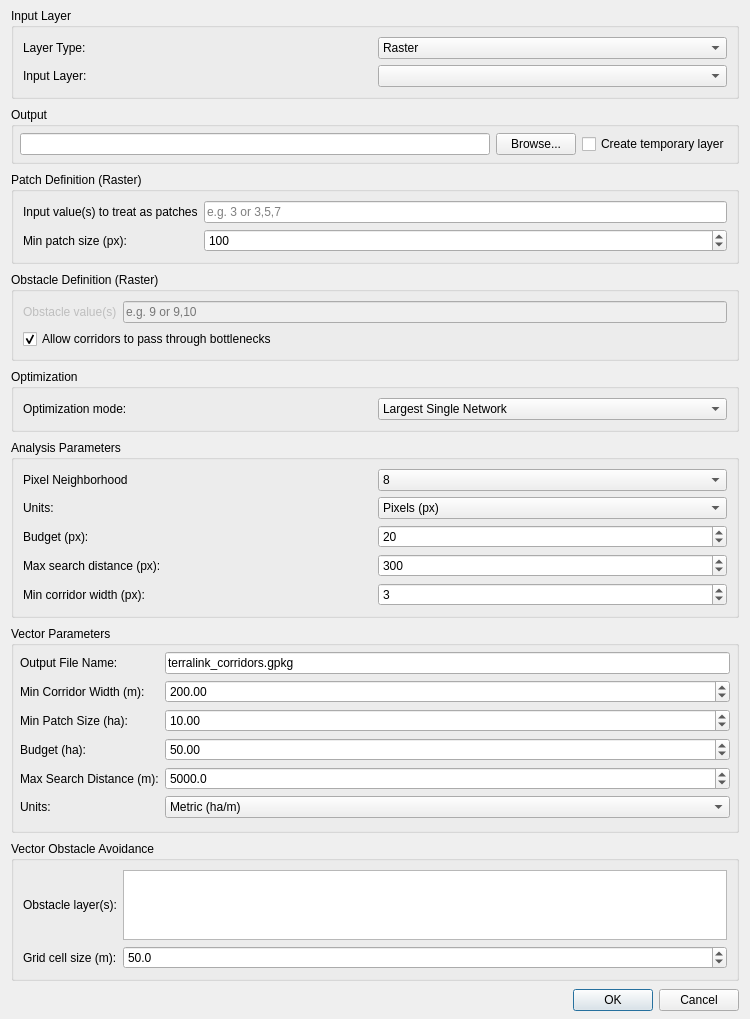
<?xml version='1.0' encoding='UTF-8'?>
<ui version="4.0">
 <class>TerraLinkDialogBase</class>
 <widget class="QDialog" name="TerraLinkDialogBase">
  <property name="geometry">
   <rect>
    <x>0</x>
    <y>0</y>
    <width>750</width>
    <height>600</height>
   </rect>
  </property>
  <property name="windowTitle">
   <string>TerraLink</string>
  </property>
 <layout class="QVBoxLayout" name="verticalLayout">
  <property name="spacing">
   <number>8</number>
  </property>
  <property name="topMargin">
   <number>8</number>
  </property>
  <property name="bottomMargin">
   <number>8</number>
  </property>
   <item>
    <widget class="QGroupBox" name="inputGroup">
     <property name="title">
      <string>Input Layer</string>
     </property>
     <layout class="QVBoxLayout" name="verticalLayout_2">
      <item>
       <layout class="QHBoxLayout" name="horizontalLayout">
        <item>
         <widget class="QLabel" name="label">
          <property name="text">
           <string>Layer Type:</string>
          </property>
         </widget>
        </item>
        <item>
         <widget class="QComboBox" name="layer_type_combo">
          <item>
           <property name="text">
            <string>Raster</string>
           </property>
          </item>
          <item>
           <property name="text">
            <string>Vector</string>
           </property>
          </item>
         </widget>
        </item>
       </layout>
      </item>
      <item>
       <layout class="QHBoxLayout" name="horizontalLayout_2">
        <item>
         <widget class="QLabel" name="label_2">
          <property name="text">
           <string>Input Layer:</string>
          </property>
         </widget>
        </item>
        <item>
         <widget class="QComboBox" name="input_layer_combo" />
        </item>
       </layout>
      </item>
     </layout>
    </widget>
   </item>
   <item>
    <widget class="QGroupBox" name="outputGroup">
     <property name="title">
      <string>Output</string>
     </property>
     <layout class="QHBoxLayout" name="horizontalLayout_3">
      <property name="spacing">
       <number>6</number>
      </property>
      <property name="leftMargin">
       <number>6</number>
      </property>
      <property name="topMargin">
       <number>6</number>
      </property>
      <property name="rightMargin">
       <number>6</number>
      </property>
      <property name="bottomMargin">
       <number>6</number>
      </property>
      <item>
       <widget class="QLineEdit" name="output_dir_line" />
      </item>
      <item>
       <widget class="QPushButton" name="output_browse_button">
       <property name="text">
        <string>Browse...</string>
       </property>
      </widget>
      </item>
      <item>
       <widget class="QCheckBox" name="temporary_output_checkbox">
        <property name="text">
         <string>Create temporary layer</string>
        </property>
       </widget>
      </item>
     </layout>
    </widget>
   </item>
   <item>
    <widget class="QGroupBox" name="patchGroup">
     <property name="title">
      <string>Patch Definition (Raster)</string>
     </property>
     <layout class="QGridLayout" name="gridLayout_patch">
      <item row="0" column="0">
       <widget class="QLabel" name="label_patch_value">
        <property name="text">
         <string>Input value(s) to treat as patches</string>
        </property>
       </widget>
      </item>
      <item row="0" column="1">
       <widget class="QLineEdit" name="patch_value_line">
        <property name="placeholderText">
         <string>e.g. 3 or 3,5,7</string>
        </property>
       </widget>
      </item>
      <item row="1" column="0">
       <widget class="QLabel" name="label_7">
        <property name="text">
         <string>Min patch size (px):</string>
        </property>
       </widget>
      </item>
      <item row="1" column="1">
       <widget class="QSpinBox" name="min_patch_size_spin">
        <property name="maximum">
         <number>10000</number>
        </property>
        <property name="toolTip">
         <string>Filter out patches smaller than this many pixels.</string>
        </property>
       <property name="value"><number>100</number></property></widget>
      </item>
     </layout>
   </widget>
  </item>
   <item>
    <widget class="QGroupBox" name="obstacleGroup">
     <property name="title">
      <string>Obstacle Definition (Raster)</string>
     </property>
     <layout class="QGridLayout" name="gridLayout_obstacle">
      <item row="1" column="0">
       <widget class="QLabel" name="label_obstacle_value">
        <property name="text">
         <string>Obstacle value(s)</string>
        </property>
        <property name="enabled">
         <bool>false</bool>
        </property>
       </widget>
      </item>
      <item row="1" column="1">
       <widget class="QLineEdit" name="obstacle_value_line">
        <property name="enabled">
         <bool>false</bool>
        </property>
        <property name="placeholderText">
         <string>e.g. 9 or 9,10</string>
        </property>
       </widget>
      </item>
      <item row="2" column="0" colspan="2">
       <widget class="QCheckBox" name="allow_bottlenecks_checkbox">
        <property name="text">
         <string>Allow corridors to pass through bottlenecks</string>
        </property>
        <property name="toolTip">
         <string>Permit corridors to squeeze through gaps smaller than the minimum width.</string>
        </property>
        <property name="checked">
         <bool>true</bool>
        </property>
       </widget>
      </item>
     </layout>
    </widget>
   </item>
  <item>
   <widget class="QGroupBox" name="strategyGroup">
    <property name="title">
     <string>Optimization</string>
    </property>
    <layout class="QGridLayout" name="gridLayout_strategy">
     <item row="0" column="0">
      <widget class="QLabel" name="label_strategy">
       <property name="text">
        <string>Optimization mode:</string>
       </property>
      </widget>
     </item>
     <item row="0" column="1">
      <widget class="QComboBox" name="strategy_combo">
       <item>
        <property name="text">
         <string>Largest Single Network</string>
        </property>
       </item>
       <item>
       <property name="text">
        <string>Largest Single Network</string>
       </property>
      </item>
      </widget>
     </item>
    </layout>
   </widget>
  </item>
  <item>
   <widget class="QGroupBox" name="paramGroup">
     <property name="title">
      <string>Analysis Parameters</string>
     </property>
     <layout class="QGridLayout" name="gridLayout_params">
      <item row="0" column="0">
       <widget class="QLabel" name="label_5">
        <property name="text">
         <string>Pixel Neighborhood</string>
        </property>
       </widget>
      </item>
      <item row="0" column="1"><widget class="QComboBox" name="pixel_neighborhood_combo"><item><property name="text"><string>4</string></property></item><item><property name="text"><string>8</string></property></item><property name="currentIndex"><number>1</number></property></widget></item>
      <item row="1" column="0">
       <widget class="QLabel" name="label_raster_units">
        <property name="text">
         <string>Units:</string>
        </property>
       </widget>
      </item>
      <item row="1" column="1">
       <widget class="QComboBox" name="raster_units_combo">
        <item>
         <property name="text">
          <string>Pixels (px)</string>
         </property>
        </item>
        <item>
         <property name="text">
          <string>Metric (ha/m)</string>
         </property>
        </item>
        <item>
         <property name="text">
          <string>Imperial (ac/ft)</string>
         </property>
        </item>
       </widget>
      </item>
      <item row="3" column="0">
       <widget class="QLabel" name="label_8">
        <property name="text">
         <string>Budget (px):</string>
        </property>
       </widget>
      </item>
      <item row="3" column="1">
       <widget class="QSpinBox" name="budget_spin">
        <property name="maximum">
         <number>100000</number>
        </property>
        <property name="toolTip">
         <string>Total corridor pixels allowed.</string>
        </property>
       <property name="value"><number>20</number></property></widget>
      </item>
      <item row="5" column="0">
       <widget class="QLabel" name="label_9">
        <property name="text">
         <string>Max search distance (px):</string>
        </property>
       </widget>
      </item>
      <item row="5" column="1">
       <widget class="QSpinBox" name="max_search_spin">
        <property name="maximum">
         <number>10000</number>
        </property>
        <property name="toolTip">
         <string>How far to look for patch connections.</string>
        </property>
       <property name="value"><number>300</number></property></widget>
      </item>
      <item row="6" column="0">
       <widget class="QLabel" name="label_10">
        <property name="text">
         <string>Min corridor width (px):</string>
        </property>
       </widget>
      </item>
      <item row="6" column="1">
       <widget class="QSpinBox" name="min_corridor_width_spin">
        <property name="maximum">
         <number>1000</number>
        </property>
        <property name="toolTip">
         <string>Minimum corridor thickness.</string>
        </property>
       <property name="value"><number>3</number></property></widget>
      </item>
     </layout>
    </widget>
   </item>
  <item>
   <widget class="QGroupBox" name="vectorGroup">
     <property name="title">
      <string>Vector Parameters</string>
     </property>
     <layout class="QFormLayout" name="formLayout_3">
      <property name="horizontalSpacing">
       <number>6</number>
      </property>
      <property name="verticalSpacing">
       <number>6</number>
      </property>
      <property name="leftMargin">
       <number>6</number>
      </property>
      <property name="topMargin">
       <number>6</number>
      </property>
      <property name="rightMargin">
       <number>6</number>
      </property>
      <property name="bottomMargin">
       <number>6</number>
      </property>
      <item row="0" column="0">
       <widget class="QLabel" name="label_vector_output">
        <property name="text">
         <string>Output File Name:</string>
        </property>
       </widget>
      </item>
      <item row="0" column="1">
       <widget class="QLineEdit" name="vector_output_name_line">
        <property name="text">
         <string>terralink_corridors.gpkg</string>
        </property>
       </widget>
      </item>
      <item row="1" column="0">
       <widget class="QLabel" name="label_vector_min_width">
        <property name="text">
         <string>Min Corridor Width (m):</string>
        </property>
       </widget>
      </item>
      <item row="1" column="1">
       <widget class="QDoubleSpinBox" name="vector_min_corridor_width_spin">
        <property name="decimals">
         <number>2</number>
        </property>
        <property name="minimum">
         <double>0.010000000000000</double>
        </property>
        <property name="maximum">
         <double>100000.000000000000000</double>
        </property>
        <property name="value"><number>200</number></property></widget>
      </item>
      <item row="3" column="0">
       <widget class="QLabel" name="label_vector_min_patch">
        <property name="text">
         <string>Min Patch Size (ha):</string>
        </property>
       </widget>
      </item>
      <item row="3" column="1">
       <widget class="QDoubleSpinBox" name="vector_min_patch_size_spin">
        <property name="decimals">
         <number>2</number>
        </property>
        <property name="maximum">
         <double>1000000.000000000000000</double>
        </property>
        <property name="value"><number>10</number></property></widget>
      </item>
      <item row="4" column="0">
        <widget class="QLabel" name="label_vector_budget">
         <property name="text">
          <string>Budget (ha):</string>
        </property>
       </widget>
      </item>
      <item row="4" column="1">
       <widget class="QDoubleSpinBox" name="vector_budget_spin">
        <property name="decimals">
         <number>2</number>
        </property>
        <property name="maximum">
         <double>1000000.000000000000000</double>
        </property>
        <property name="value"><number>50</number></property></widget>
      </item>
      <item row="6" column="0">
       <widget class="QLabel" name="label_vector_max_search">
        <property name="text">
         <string>Max Search Distance (m):</string>
        </property>
       </widget>
      </item>
      <item row="6" column="1">
       <widget class="QDoubleSpinBox" name="vector_max_search_spin">
        <property name="decimals">
         <number>1</number>
        </property>
        <property name="maximum">
         <double>1000000.000000000000000</double>
        </property>
        <property name="value"><number>5000</number></property></widget>
      </item>
      <item row="7" column="0">
       <widget class="QLabel" name="label_vector_units">
        <property name="text">
         <string>Units:</string>
        </property>
       </widget>
      </item>
      <item row="7" column="1">
       <widget class="QComboBox" name="vector_units_combo">
        <item>
         <property name="text">
          <string>Metric (ha/m)</string>
         </property>
        </item>
        <item>
         <property name="text">
          <string>Imperial (ac/ft)</string>
         </property>
       </item>
      </widget>
     </item>
      <item row="8" column="0">
       <spacer name="verticalSpacer_vector">
        <property name="orientation">
         <enum>Qt::Vertical</enum>
        </property>
        <property name="sizeHint" stdset="0">
         <size>
          <width>20</width>
          <height>20</height>
         </size>
        </property>
       </spacer>
      </item>
     </layout>
   </widget>
  </item>
  <item>
   <widget class="QGroupBox" name="vectorObstacleGroup">
    <property name="title">
     <string>Vector Obstacle Avoidance</string>
    </property>
    <layout class="QGridLayout" name="gridLayout_vector_obstacles">
     <item row="1" column="0">
     <widget class="QLabel" name="label_vector_obstacle_layer">
       <property name="text">
        <string>Obstacle layer(s):</string>
       </property>
      </widget>
     </item>
     <item row="1" column="1">
      <widget class="QListWidget" name="vector_obstacle_layer_list">
       <property name="selectionMode">
        <enum>QAbstractItemView::ExtendedSelection</enum>
       </property>
       <property name="minimumHeight">
        <number>80</number>
       </property>
      </widget>
     </item>
     <item row="2" column="0">
      <widget class="QLabel" name="label_vector_obstacle_resolution">
       <property name="text">
        <string>Grid cell size (m):</string>
       </property>
      </widget>
     </item>
     <item row="2" column="1">
      <widget class="QDoubleSpinBox" name="vector_obstacle_resolution_spin">
       <property name="decimals">
        <number>1</number>
       </property>
       <property name="minimum">
        <double>1.000000000000000</double>
       </property>
       <property name="maximum">
        <double>10000.000000000000000</double>
       </property>
       <property name="value">
       <double>50.000000000000000</double>
       </property>
      </widget>
     </item>
    </layout>
   </widget>
  </item>
  <item>
   <widget class="QDialogButtonBox" name="button_box">
    <property name="orientation">
     <enum>Qt::Horizontal</enum>
     </property>
     <property name="standardButtons">
      <set>QDialogButtonBox::Cancel|QDialogButtonBox::Ok</set>
     </property>
    </widget>
   </item>
  </layout>
 </widget>
 <resources />
 <connections>
  <connection>
   <sender>button_box</sender>
   <signal>accepted()</signal>
   <receiver>TerraLinkDialogBase</receiver>
   <slot>accept()</slot>
   <hints>
    <hint type="sourcelabel">
     <x>248</x>
     <y>254</y>
    </hint>
    <hint type="destinationlabel">
     <x>157</x>
     <y>274</y>
    </hint>
   </hints>
  </connection>
  <connection>
   <sender>button_box</sender>
   <signal>rejected()</signal>
   <receiver>TerraLinkDialogBase</receiver>
   <slot>reject()</slot>
   <hints>
    <hint type="sourcelabel">
     <x>316</x>
     <y>260</y>
    </hint>
    <hint type="destinationlabel">
     <x>286</x>
     <y>274</y>
    </hint>
   </hints>
  </connection>
 </connections>
</ui>
